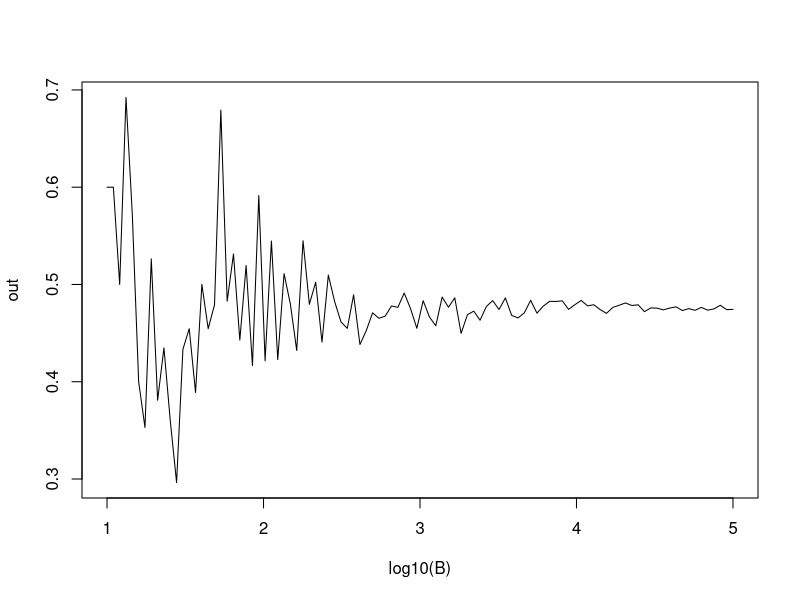
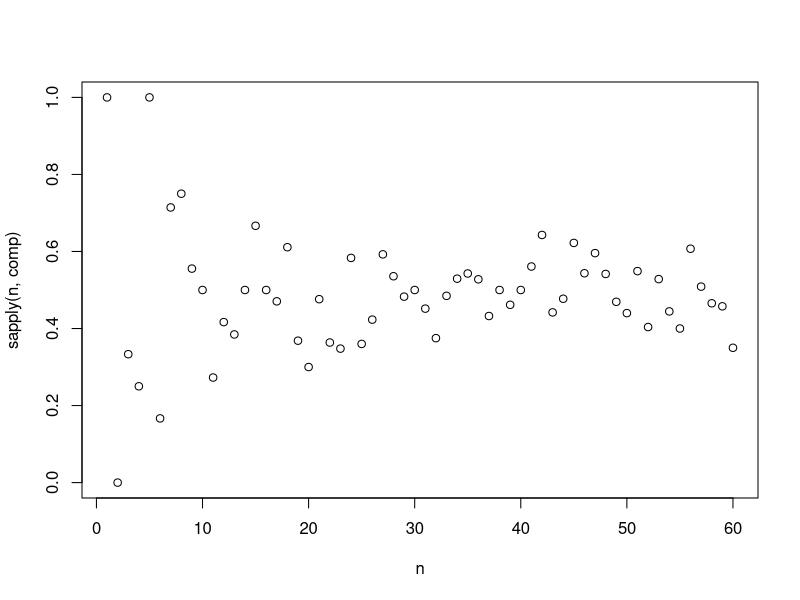

R code for these plots, in order:
B<-100
n<-5
B<-10^seq(1,5,len=100)
comp<-function(B,n=22){#22 is the number of people in group..how may have same?
  results<-replicate(B,{
    bdays<-sample(1:365,n,replace = T)
    any(duplicated(bdays))
    })
    mean(results)
        }
out<-(sapply(B,comp))
plot(log10(B),out,type="l")

n<-seq(1,60)
plot(n,sapply(n,comp))
n=50
exact_prob<- function(n){
  prob_unique<-seq(365,365-n+1)/365
  1-prod(prob_unique)
}

exact_prob(10)
